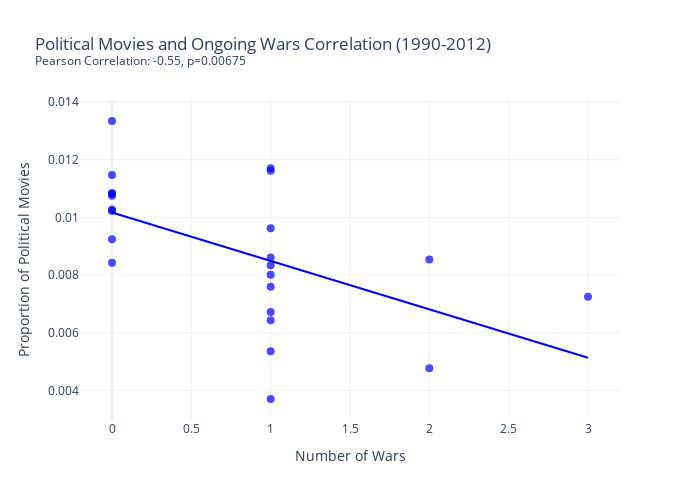

Here is the notebook cell this chart was saved with:
### Code cell
def correlation_genre_cut(genredf, otherdf, year_cut1, year_cut2):
    '''
    Filter both DataFrames to the given year range and calculate Pearson correlation.
    '''
    otherdf_filtered = otherdf[(otherdf["Year"] >= year_cut1) & (otherdf["Year"] <= year_cut2)]
    genredf_filtered = genredf[(genredf["Year"] >= year_cut1) & (genredf["Year"] <= year_cut2)]

    if len(genredf_filtered) < 2 or len(otherdf_filtered) < 2:
        print("Not enough data points for correlation in given year range.")
        return np.nan, np.nan

    return stats.pearsonr(genredf_filtered["Proportion"], otherdf_filtered["Count"])

def plot_proportion_vs_number_wars(genre_df, wars_df, genre_name, year_cut1, year_cut2, filename):
    '''
    Plots the proportion of a genre's movies vs. the number of wars and the OLS.
    Filters data by year_cut1 and year_cut2 and calculates Pearson correlation.
    '''
    # Filter by year range the passed genre_df and wars_df and merge together
    genre_filtered = genre_df[(genre_df["Year"] >= year_cut1) & (genre_df["Year"] <= year_cut2)][["Year", "Proportion"]]
    wars_filtered = wars_df[(wars_df["Year"] >= year_cut1) & (wars_df["Year"] <= year_cut2)][["Year", "Count"]]

    merged_df = pd.merge(genre_filtered, wars_filtered, on="Year", how="inner")
    
    if len(merged_df) < 2:
        print(f"Not enough data to plot correlation for {genre_name} in {year_cut1}-{year_cut2}.")
        return

    correlation, p_value = correlation_genre_cut(genre_df, wars_df, year_cut1, year_cut2)

    fig = px.scatter(
        merged_df,
        x="Count",
        y="Proportion",
        trendline="ols",
        labels={"Count": "Number of Wars", "Proportion": f"Proportion of {genre_name} Movies"},
        title=f"{genre_name} Movies and Ongoing Wars Correlation ({year_cut1}-{year_cut2})<br>"
              f"<sup>Pearson Correlation: {correlation:.2f}, p={p_value:.5f}</sup>"
    )

    fig.update_traces(marker=dict(size=8, opacity=0.7, color="blue"))
    fig.update_layout(
        xaxis_title="Number of Wars",
        yaxis_title=f"Proportion of {genre_name} Movies",
        template="plotly_white",
        width=700,
        height=500
    )

    fig.show()
    fig.write_html(f"images/{filename}.html")

def sum_genres_proportions(df_movies, genres):
    '''
    Sums up the yearly proportions of multiple genres in order to calculate the correlation for a group of genres
    '''
    combined_df = pd.DataFrame()

    for genre in genres:
        genre_yearly = count_genre_proportion(df_movies, genre)
        genre_yearly = genre_yearly[["Year", "Proportion"]].rename(columns={"Proportion": f"Proportion_{genre}"})

        if combined_df.empty:
            combined_df = genre_yearly
        else:
            combined_df = combined_df.merge(genre_yearly, on="Year", how="outer")
    if combined_df.empty:
        print(f"Error: No data available for genres {genres}. Returning None.")
        return None

    combined_df = combined_df.fillna(0)
    proportion_cols = [col for col in combined_df.columns if col.startswith("Proportion_")]
    combined_df["Proportion"] = combined_df[proportion_cols].sum(axis=1)
    
    return combined_df[["Year", "Proportion"]]

military_df = sum_genres_proportions(df_movies, military_genres)
military_antiwar_df = sum_genres_proportions(df_movies, military_and_antiwar)
reflecting_df = sum_genres_proportions(df_movies, reflecting_genres)
dystopian_df = sum_genres_proportions(df_movies, dystopian_genres)
positive_df = sum_genres_proportions(df_movies, positive_genres)

bat_deaths_yearly = calc_bat_deaths()
wars_yearly = wars_per_year()

'''
Define the ranges for the functions. 
(1931-2012) - overall range
(1950-2012) - overall without the WW2 specifically because the increased Battle Deaths skew the data
(1978-1990) - Iran-Iraq War
(1947-1991) - Cold War
(1963-1977) - Vietnam War, Phase 2 (2nd Laotian War not included due to very similar range of 1968-1975)
(1990-2012) - The interval was taken for further inspection since the 21st century was not represented in the intervals before
'''
year_ranges = [(1931, 2012), (1950, 2012), (1978, 1990), (1947, 1991), (1937, 1947), (1963, 1977), (1990, 2012)]

# List of single genres for inspection (Previosly not mentioned: Horror, Thriller, Disaster)
genres = [0]

# Calculating the correlation and plotting proportion vs. number of wars with the OLS. Displaying only for the correlation value at least 0.45
for year_cut1, year_cut2 in year_ranges:
    for genre in genres:
        genre_yearly = count_genre_proportion(df_movies, genre)
        # Print correlation
        corr_val, p_val = correlation_genre_cut(genre_yearly, wars_yearly, year_cut1, year_cut2)
        if abs(corr_val) >= 0.45:
            print(f"{genre} and Number of Wars Correlation {year_cut1}-{year_cut2}:\n", corr_val, p_val)
            
            # Plot
            plot_proportion_vs_number_wars(genre_yearly, wars_yearly, genre, year_cut1, year_cut2, f"corr_numwars_{genre}_{year_cut1}-{year_cut2}")

    # Plot and print correlations for the groups of genres
    for name, df_genres in [("Military", military_df),
                            ("Military & Antiwar", military_antiwar_df),
                            ("Political", reflecting_df),
                            ("Dystopian", dystopian_df),
                            ("Positive", positive_df)]:
        corr_val, p_val = correlation_genre_cut(df_genres, wars_yearly, year_cut1, year_cut2)
        if abs(corr_val) >= 0.45:
            print(f"{name} Movies and Number of Wars Correlation {year_cut1}-{year_cut2}:\n", corr_val, p_val)
            plot_proportion_vs_number_wars(df_genres, wars_yearly, name, year_cut1, year_cut2, f"corr__numrwars_{name}_{year_cut1}-{year_cut2}")

### Figure 1 — Plotly figure (JSON) as saved in the notebook; plotly's stock layout.template omitted (floating-point values rounded to 4 significant figures)
{"data": [{"hovertemplate": "Number of Wars=%{x}<br>Proportion of Political Movies=%{y}<extra></extra>", "legendgroup": "", "marker": {"color": "blue", "opacity": 0.7, "size": 8, "symbol": "circle"}, "mode": "markers", "name": "", "orientation": "v", "showlegend": false, "type": "scatter", "x": [2, 2, 1, 1, 1, 1, 0, 0, 1, 3, 1, 1, 0, 1, 0, 0, 0, 0, 1, 0, 0, 1, 1], "xaxis": "x", "y": [0.008538, 0.004764, 0.0117, 0.005354, 0.00801, 0.01162, 0.01076, 0.01335, 0.008613, 0.007244, 0.006722, 0.007592, 0.01023, 0.009627, 0.01083, 0.009248, 0.01027, 0.01084, 0.008345, 0.01147, 0.008432, 0.006433, 0.003701], "yaxis": "y"}, {"hovertemplate": "<b>OLS trendline</b><br>Proportion = -0.00167828 * Count + 0.0101695<br>R<sup>2</sup>=0.300675<br><br>Number of Wars=%{x}<br>Proportion of Political Movies=%{y} <b>(trend)</b><extra></extra>", "legendgroup": "", "marker": {"color": "blue", "opacity": 0.7, "size": 8, "symbol": "circle"}, "mode": "lines", "name": "", "showlegend": false, "type": "scatter", "x": [0, 0, 0, 0, 0, 0, 0, 0, 0, 1, 1, 1, 1, 1, 1, 1, 1, 1, 1, 1, 2, 2, 3], "xaxis": "x", "y": [0.01017, 0.01017, 0.01017, 0.01017, 0.01017, 0.01017, 0.01017, 0.01017, 0.01017, 0.008491, 0.008491, 0.008491, 0.008491, 0.008491, 0.008491, 0.008491, 0.008491, 0.008491, 0.008491, 0.008491, 0.006813, 0.006813, 0.005135], "yaxis": "y"}], "layout": {"height": 500, "legend": {"tracegroupgap": 0}, "title": {"text": "Political Movies and Ongoing Wars Correlation (1990-2012)<br><sup>Pearson Correlation: -0.55, p=0.00675</sup>"}, "width": 700, "xaxis": {"anchor": "y", "domain": [0, 1], "title": {"text": "Number of Wars"}}, "yaxis": {"anchor": "x", "domain": [0, 1], "title": {"text": "Proportion of Political Movies"}}}}
